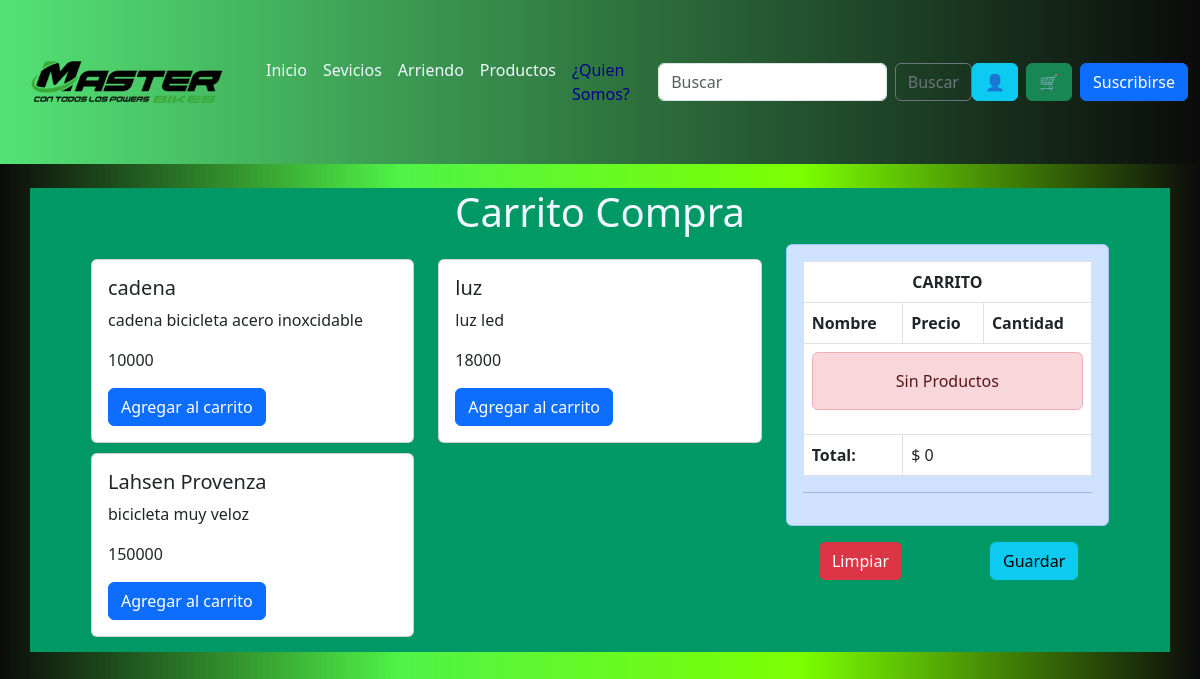
/carrito, run on the app's committed database.
### core/models.py (models this page shows, shortened)
class Producto (models.Model):
    nombre=models.CharField(max_length=64)
    descripcion=models.CharField(max_length=200)
    precio=models.IntegerField()

### core/views.py (the view)
# urls.py: path('carrito',carrito, name ="carrito"),
def carrito(request):
    productos=Producto.objects.all()
    return render(request,'core/carrito.html',{'productos':productos})

### core/context_processor.py (called while the page is built)
def total_carrito(request):
    total = 0
    if request.user.is_authenticated:
        if "carrito" in request.session.keys():
            for key, value in request.session["carrito"].items():
                total += int(value["acumulado"])
    return {"total_carrito": total}

### core/templates/core/carrito.html (shortened to what this page needs)
{% extends 'core/base.html' %}
  {% load static %}
  {% block contenido %}
  <div class="container" style=" background-color:rgba(0, 153, 102);">
    <h1  style="color: aliceblue;">Carrito Compra</h1>
    </div>
  <div class="container" style=" background-color:rgba(0, 153, 102);" >
    <div class="row">
      <div class="col-8">
        <div class="row" style="padding: 10px 0;">
           <div class="col-12">
                    <div class="row">
                        {% for producto in productos %}
                        <div class="col-6">
                            <div class="card" style="height:  width: 23rem; margin: 5px 0px;">
                                <div class="card-body">
                                    <h5 class="card-title">{{producto.nombre}}</h5>
                                    <p class="card-text">{{producto.descripcion}}</p>
                                    <p class="card-text">{{producto.precio}}</p>
                                    <a href="{% url 'Add' producto.id %}" class="btn btn-primary">Agregar al carrito</a>
                                </div>
                            </div>
                        </div>
                        {% endfor %}
                    </div>
                </div>
            </div>
        </div>
        <div class="col-4">
            {% include "core/carrito_compra.html" %}
        </div>
    </div>
</div>
 {% endblock %}

### core/static/core/css/style.css (style rules this page uses)
body { background-image:linear-gradient( to right ,#0b0b0b,#16ef0bc0 ,#7cff01,#0b0b0b) ; }
.container { display: flex; justify-content: center; text-align: justify; }

### data on the page
Producto: nombre "cadena", descripcion "cadena bicicleta acero inoxcidable", precio "10000"
Producto: nombre "luz", descripcion "luz led", precio "18000"
Producto: nombre "Lahsen Provenza", descripcion "bicicleta muy veloz", precio "150000"

### other printed values
{{ total_carrito }} "0"
